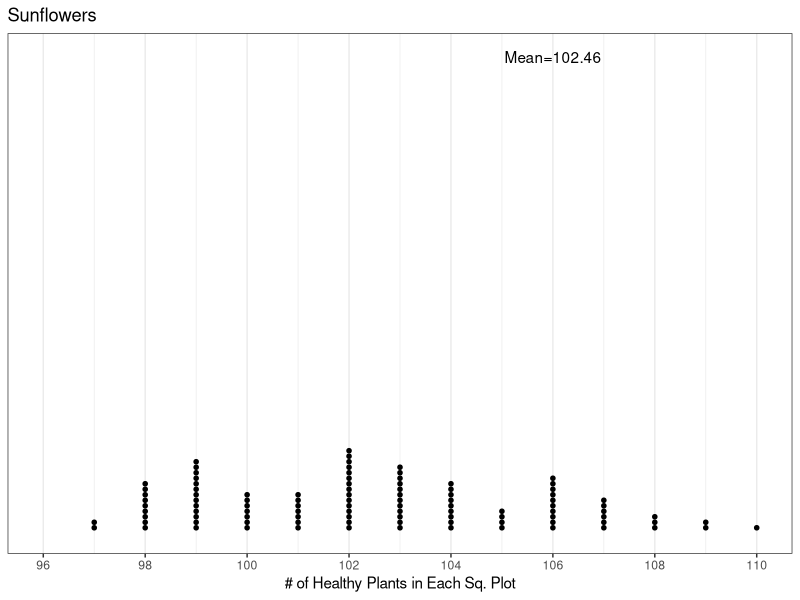
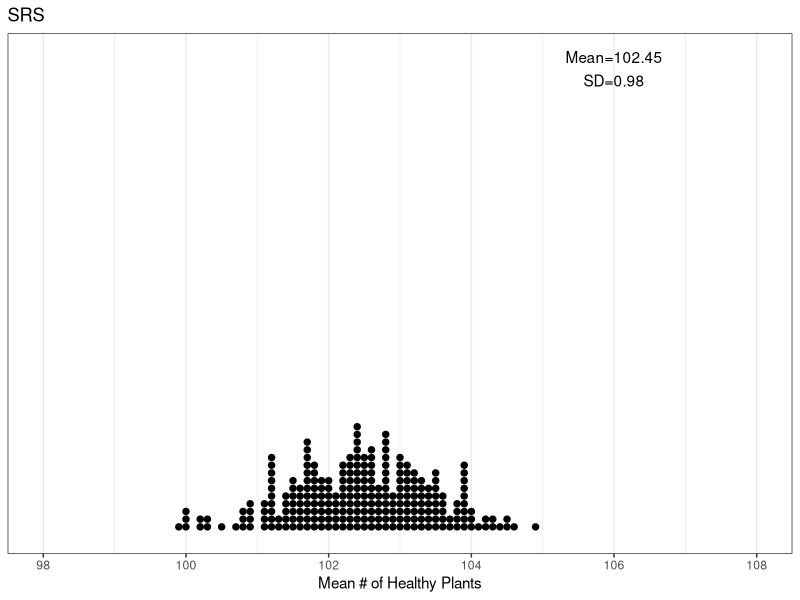
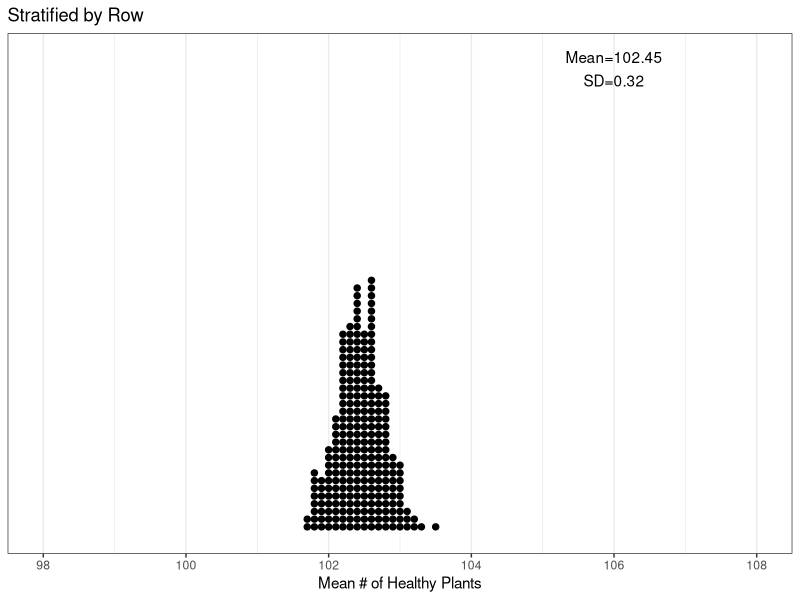
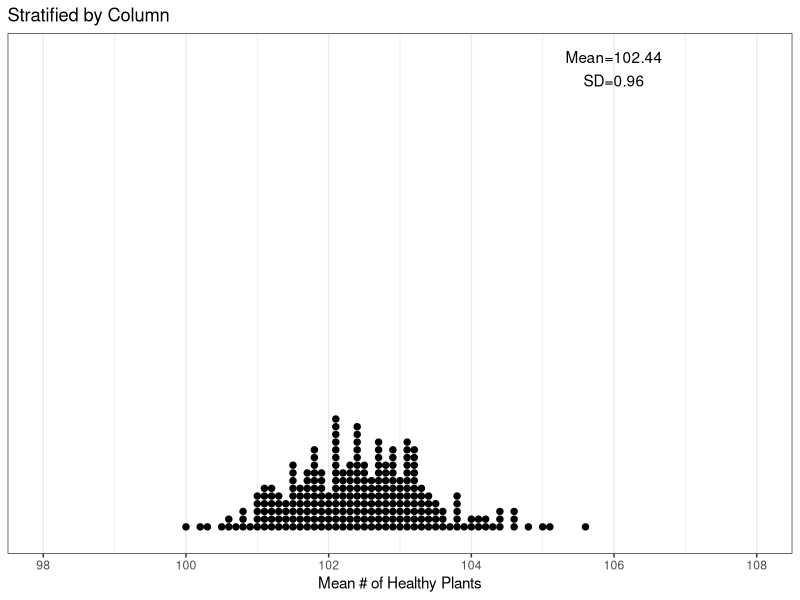
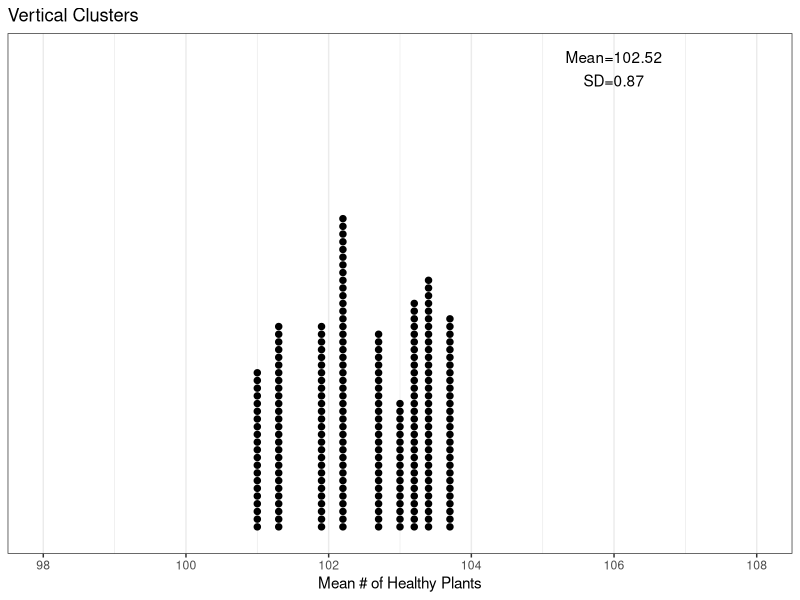
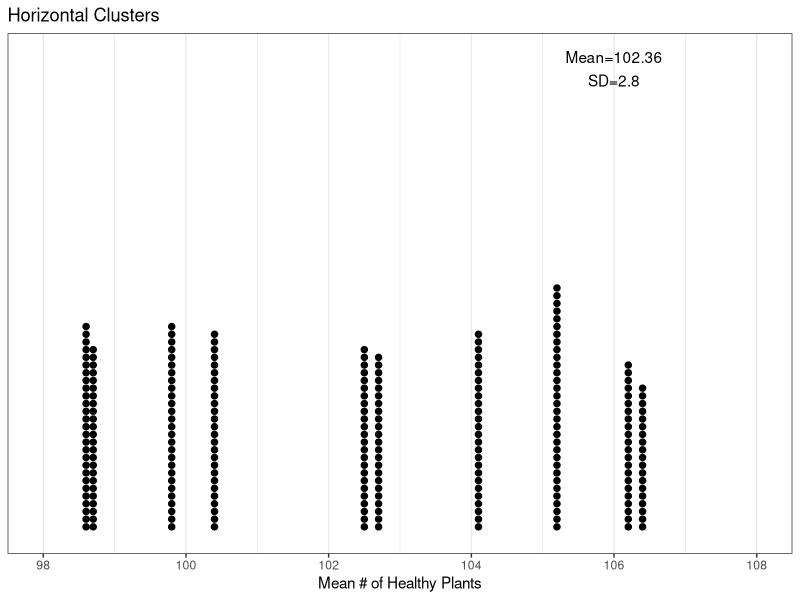

Reproduce these figures in R, in order.
## Sunflowers activity, The Practice of Statistics and Doug Tyson
## R code by Neema Salimi
## some edits inc. population plot, plot annotations, 
## and heterogeneous/homogenous clusters by Amy Hogan 10/09/2017

#install.packages("tidyverse") !if not already
library(tidyverse)

setwd("~/Google Drive/AP Stats (personal)/Sunflowers")
sunflowers <- read_csv(file = "Sunflowers.csv")

#evaluates population SD
pop.var <- function(x) var(x) * (length(x)-1) / length(x)
pop.sd <- function(x) sqrt(pop.var(x))

#plot sunflower population
dot <- ggplot(data = sunflowers, aes(x = Healthy)) +
     geom_dotplot(binaxis = "x", stackgroups = TRUE,
                  color = "black", method = "histodot",
                  binpositions = "all",
                  stackratio = 1.2, binwidth = 0.1, dotsize = 0.9) +
     scale_x_continuous(breaks = seq(96, 110, 2), limits = c(96, 110)) +
     scale_y_continuous(NULL, breaks = NULL) +
     theme_bw() +
     labs(title = "Sunflowers", x = "# of Healthy Plants in Each Sq. Plot") +
     annotate("text",x=106,y=200,label=paste0("Mean=",
          paste(round(mean(sunflowers$Healthy),2))))

plot(dot)

srs.num <- 250
samp.size <- 10

# SRS sample
srs.means <- tibble(SRS.Mean = replicate(srs.num, {
  srs.sunflowers <- sunflowers[sample(nrow(sunflowers), samp.size, 
                                      replace = FALSE), 3]
  mean(srs.sunflowers$Healthy)
}))

# SRS plot
dot1 <- ggplot(data = srs.means, aes(x = SRS.Mean)) +
  geom_dotplot(binaxis = "x", stackgroups = TRUE,
               color = "black", method = "histodot",
               binpositions = "all",
               stackratio = 1.2, binwidth = 0.1, dotsize = 0.9) +
     scale_x_continuous(breaks = seq(98, 108, 2), limits = c(98, 108)) +
     scale_y_continuous(NULL, breaks = NULL) +
  theme_bw() +
  labs(title = "SRS", x = "Mean # of Healthy Plants") +
     annotate("text",x=106,y=200,label=paste0("Mean=",
          paste(round(mean(srs.means$SRS.Mean),2)))) +
     annotate("text",x=106,y=190,label=paste0("SD=",
          paste(round(sd(srs.means$SRS.Mean),2))))     

plot(dot1)

# Stratified by Row
strr.means <- tibble(STRR.Mean = replicate(srs.num, {
  strat.row <- sunflowers %>% group_by(Row) %>% sample_n(1)
  mean(strat.row$Healthy)
}))

# Stratified by Row plot
dot2 <- ggplot(data = strr.means, aes(x = STRR.Mean)) +
  geom_dotplot(binaxis = "x", stackgroups = TRUE,
               color = "black", method = "histodot",
               binpositions = "all",
               stackratio = 1.2, binwidth = 0.1, dotsize = 0.9) +
     scale_x_continuous(breaks = seq(98, 108, 2), limits = c(98, 108)) +
     scale_y_continuous(NULL, breaks = NULL) +
  theme_bw() +
  labs(title = "Stratified by Row", x = "Mean # of Healthy Plants") +
     annotate("text",x=106,y=200,label=paste0("Mean=",
          paste(round(mean(strr.means$STRR.Mean),2)))) +
     annotate("text",x=106,y=190,label=paste0("SD=",
          paste(round(sd(strr.means$STRR.Mean),2))))     

plot(dot2)

# Stratified by Column
strc.means <- tibble(STRC.Mean = replicate(srs.num, {
  strat.col <- sunflowers %>% group_by(Column) %>% sample_n(1)
  mean(strat.col$Healthy)
}))

# Stratified by Column plot
dot3 <- ggplot(data = strc.means, aes(x = STRC.Mean)) +
  geom_dotplot(binaxis = "x", stackgroups = TRUE,
               color = "black", method = "histodot",
               binpositions = "all",
               stackratio = 1.2, binwidth = 0.1, dotsize = 0.9) +
     scale_x_continuous(breaks = seq(98, 108, 2), limits = c(98, 108)) +
     scale_y_continuous(NULL, breaks = NULL) +
  theme_bw() +
  labs(title = "Stratified by Column", x = "Mean # of Healthy Plants") +
     annotate("text",x=106,y=200,label=paste0("Mean=",
          paste(round(mean(strc.means$STRC.Mean),2)))) +
     annotate("text",x=106,y=190,label=paste0("SD=",
          paste(round(sd(strc.means$STRC.Mean),2))))     

plot(dot3)

# Cluster Sample, vertical
clusv.means <- tibble(CLUSV.Mean = replicate(srs.num, {
  clus.vertical <- sunflowers %>% filter(ClusterV == sample(1:10, 1))
  mean(clus.vertical$Healthy)
}))

# Cluster plot, vertical
dot4 <- ggplot(data = clusv.means, aes(x = CLUSV.Mean)) +
  geom_dotplot(binaxis = "x", stackgroups = TRUE,
               color = "black", method = "histodot",
               binpositions = "all",
               stackratio = 1.2, binwidth = 0.1, dotsize = 0.9) +
     scale_x_continuous(breaks = seq(98, 108, 2), limits = c(98, 108)) +
     scale_y_continuous(NULL, breaks = NULL) +
  theme_bw() +
  labs(title = "Vertical Clusters", x = "Mean # of Healthy Plants") +
     annotate("text",x=106,y=200,label=paste0("Mean=",
          paste(round(mean(clusv.means$CLUSV.Mean),2)))) +
     annotate("text",x=106,y=190,label=paste0("SD=",
          paste(round(sd(clusv.means$CLUSV.Mean),2))))     

plot(dot4)

# Cluster sample, horizontal 
clush.means <- tibble(CLUSH.Mean = replicate(srs.num, {
     clus.horiz <- sunflowers %>% filter(ClusterH == sample(1:10, 1))
     mean(clus.horiz$Healthy)
}))

# Cluster plot, horizontal
dot5 <- ggplot(data = clush.means, aes(x = CLUSH.Mean)) +
     geom_dotplot(binaxis = "x", stackgroups = TRUE,
                  color = "black", method = "histodot",
                  binpositions = "all",
                  stackratio = 1.2, binwidth = 0.1, dotsize = 0.9) +
     scale_x_continuous(breaks = seq(98, 108, 2), limits = c(98, 108)) +
     scale_y_continuous(NULL, breaks = NULL) +
     theme_bw() +
     labs(title = "Horizontal Clusters", x = "Mean # of Healthy Plants") +
     annotate("text",x=106,y=200,label=paste0("Mean=",
          paste(round(mean(clush.means$CLUSH.Mean),2)))) +
     annotate("text",x=106,y=190,label=paste0("SD=",
          paste(round(sd(clush.means$CLUSH.Mean),2))))     

plot(dot5)